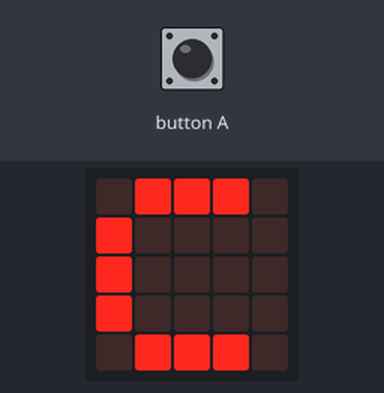
Bench run of a program on a simulated BBC micro:bit (MakeCode). On the bench: the board's 5×5 LED display. The inputs (shaded band) are chosen by the test bench.

Above: at 1.2 s.
1.3 s: button A pressed for 0.15 s
At 1.86 s:
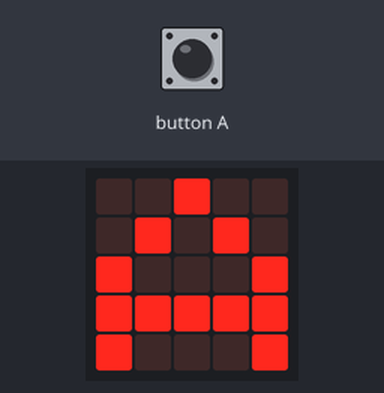
At 2.26 s:
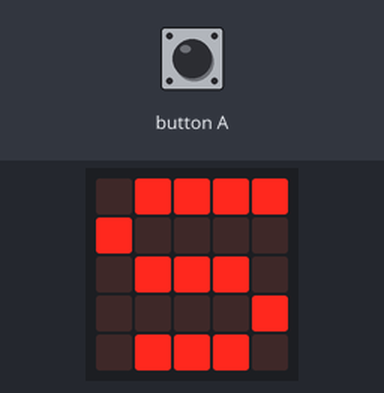
Timing chart, 0 to 4.3 s (numbered marks = the images above; inputs shaded):
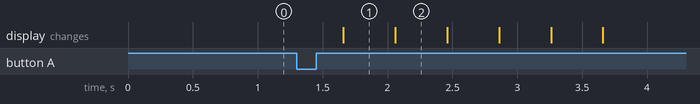

Measured:
- after the input at 1.3 s, the display: changes after 0.36 s (image 1)
- what the display in image 1 shows lasts 0.4 s, from 1.7 s to 2.1 s

The program:

main.ts
```typescript
input.onButtonPressed(Button.A, function () {
    basic.showLeds(`
        . . # . .
        . # . # .
        # . . . #
        # # # # #
        # . . . #
        `)
    basic.showLeds(`
        . # # # #
        # . . . .
        . # # # .
        . . . . #
        . # # # .
        `)
    basic.showLeds(`
        . # # # .
        . # . . #
        . # # # .
        . # . . .
        . # . . .
        `)
    basic.showLeds(`
        . # # # #
        . # . . .
        . # # # .
        . # . . .
        . # # # #
        `)
    basic.showLeds(`
        . # # # .
        . # . . #
        . # # # .
        . # # . .
        . # . # .
        `)
    basic.pause(1000)
})
basic.forever(function () {
    basic.showLeds(`
        . # # # .
        # . . . .
        # . . . .
        # . . . .
        . # # # .
        `)
})
```

test.ts
```typescript
// test ender her, dette bliver ikke kompileret, når denne pakke bruges som en udvidelse.
```
